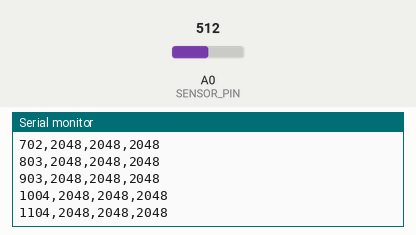
This sketch was run on a simulated Arduino Zero (SAMD21). Shown: the last lines printed to the serial monitor. Inputs (shaded band) come from the test bench; at power-on: A0 (SENSOR_PIN) = 512 (analog values on the 0–1023 scale).

Above: at 1.2 s.
1.3 s: A0 (SENSOR_PIN) set to 716
At 1.31 s:
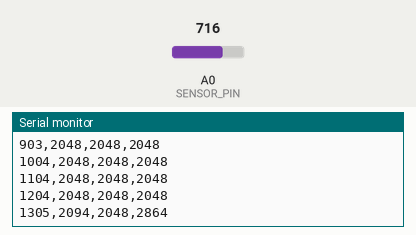
2.8 s: A0 (SENSOR_PIN) set to 900
At 2.81 s:
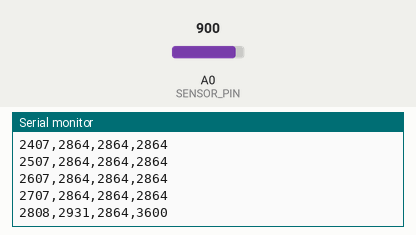
Timing chart, 0 to 5.8 s (numbered marks = the images above; inputs shaded):
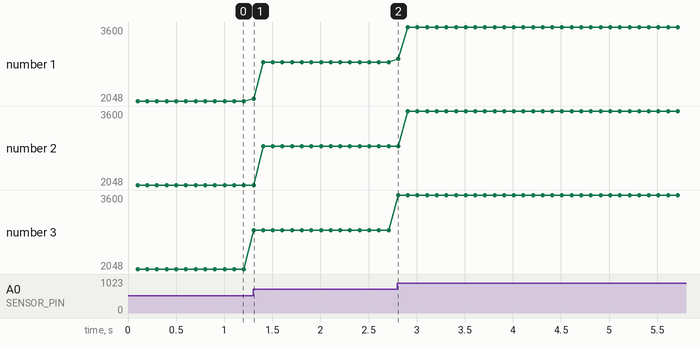

Measured:
- after the input at 1.3 s, the serial monitor: prints a new line at once (image 1)
- plotted number 1: 2048 → 2864 after the input at 1.3 s
- plotted number 2: 2048 → 2864 after the input at 1.3 s
- plotted number 3: 2048 → 2864 after the input at 1.3 s

The sketch:

calibrate_sensors.ino
```cpp
/*
 * FlexiForce A201-25 Single-Sensor Calibration
 *
 * Reads ONE FlexiForce sensor on pin 3 (A3) at high rate, averages over a
 * window, and streams clean CSV output. To calibrate the other sensors,
 * move the FlexiForce wire to pin 3 and re-run the procedure.
 *
 * Output format:
 *   millis, sensor_avg, sensor_min, sensor_max
 *
 * Procedure:
 *   1. Upload and open Serial Monitor at 115200 baud
 *   2. With NOTHING on the sensor, capture 10 sec of baseline
 *   3. Apply a known weight (e.g., 500g = 4.9N) to the sensor pad
 *   4. Hold for 5 sec, remove
 *   5. Repeat with different known weights (1N, 5N, 10N, 20N, 40N)
 *   6. Save serial output as CSV
 *   7. Run fit_calibration.py to compute calFactor
 *
 * Known weight references:
 *   - Empty water bottle: ~0.25 N
 *   - Full 500ml water bottle: ~4.9 N
 *   - Full 1L water bottle: ~9.8 N
 *   - 5 lb hand weight: ~22.2 N
 *   - 10 lb dumbbell: ~44.5 N
 */

const int SENSOR_PIN = A0;          // Pin 3 on XIAO nRF52840
const int REPORT_INTERVAL_MS = 100; // 10 Hz output

unsigned long lastReport = 0;
long sum = 0;
int minVal = 4095;
int maxVal = 0;
int sampleCount = 0;

void setup() {
  Serial.begin(115200);
  while (!Serial) delay(10);
  analogReadResolution(12);

  Serial.println("=== FlexiForce Single-Sensor Calibration ===");
  Serial.println("Sensor on pin 3 (A3)");
  Serial.println();
  Serial.println("Procedure:");
  Serial.println("  1. Let baseline run 10 sec with nothing on sensor");
  Serial.println("  2. Apply known weight, hold 5 sec, remove");
  Serial.println("  3. Repeat with different weights");
  Serial.println();
  Serial.println("CSV header:");
  Serial.println("millis,sensor_avg,sensor_min,sensor_max");
}

void loop() {
  // Continuously sample
  int v = analogRead(SENSOR_PIN);
  sum += v;
  if (v < minVal) minVal = v;
  if (v > maxVal) maxVal = v;
  sampleCount++;

  // Report every 100 ms
  if (millis() - lastReport >= REPORT_INTERVAL_MS) {
    int avg = (sampleCount > 0) ? (sum / sampleCount) : 0;
    Serial.print(millis());
    Serial.print(",");
    Serial.print(avg);
    Serial.print(",");
    Serial.print(minVal);
    Serial.print(",");
    Serial.println(maxVal);

    // Reset accumulators
    sum = 0;
    minVal = 4095;
    maxVal = 0;
    sampleCount = 0;
    lastReport = millis();
  }
}
```
